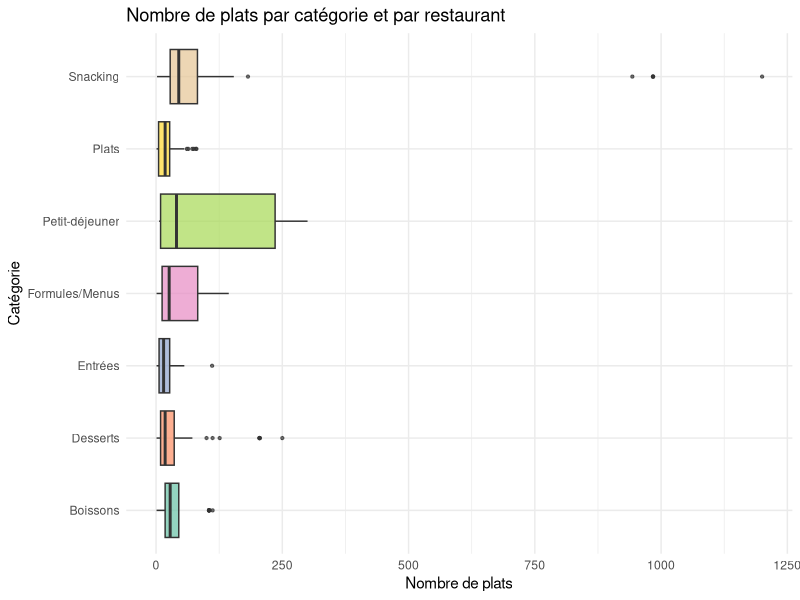

Recreate this plot in R.
## ---- chunk 1
library(tidyverse)
library(scales)

restaurants <- read_csv("../data/liste_restaurants.csv", show_col_types = FALSE)
menus       <- read_csv("../data/menus_complets_enrichis.csv", show_col_types = FALSE) %>%
  mutate(date = as.Date(date, format = "%d/%m/%Y"))

# Dictionnaire de regroupement (identique à Q7)
groupes <- c(
  "Entrées"        = "entr",
  "Plats"          = "plat|chaud|accompagne|grillade",
  "Desserts"       = "dessert|douceur|patisserie|compote|yaourt",
  "Boissons"       = "boisson|cafe|froid",
  "Snacking"       = "sandwich|panini|snacking|salade",
  "Formules/Menus" = "formule|menu",
  "Petit-déjeuner" = "viennois|petit.dej"
)

classer <- function(categorie) {
  cat_lower <- tolower(categorie)
  for (groupe in names(groupes)) {
    if (str_detect(cat_lower, groupes[groupe])) return(groupe)
  }
  return("Autre")
}

# Comptage par restaurant et catégorie
nb_plats_cat <- menus %>%
  mutate(categorie_groupe = map_chr(categorie, classer)) %>%
  filter(categorie_groupe != "Autre") %>%
  group_by(restaurant_id, categorie_groupe) %>%
  summarise(nb_plats = n(), .groups = "drop")

# Visualisation
ggplot(nb_plats_cat,
       aes(x = categorie_groupe, y = nb_plats, fill = categorie_groupe)) +
  geom_boxplot(outlier.size = 0.8, alpha = 0.7, show.legend = FALSE) +
  scale_fill_brewer(palette = "Set2") +
  coord_flip() +
  labs(
    title = "Nombre de plats par catégorie et par restaurant",
    x     = "Catégorie",
    y     = "Nombre de plats"
  ) +
  theme_minimal(base_size = 11)
